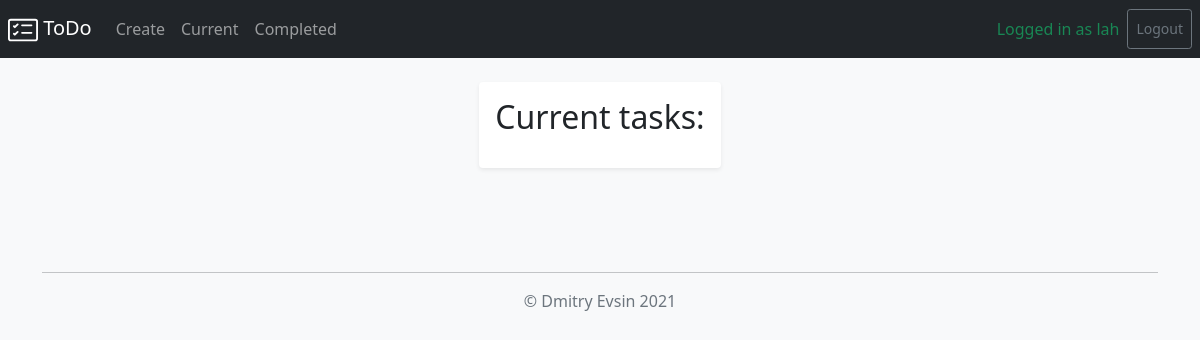
The page /curent/ (signed in) on the database as committed earlier.
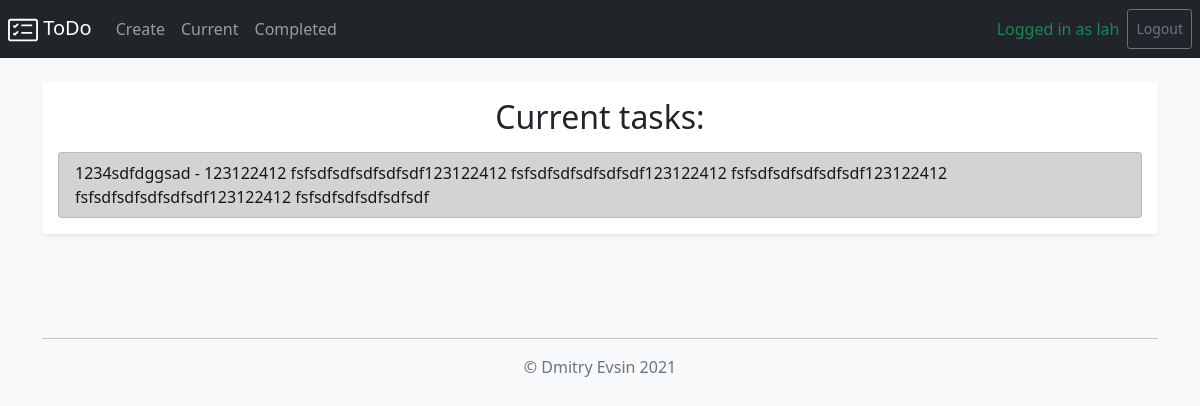
The same page on the database as committed later.
### todo/models.py (models this page shows, shortened)
class TodoTask(models.Model):
    title = models.CharField(max_length = 100)
    memo = models.TextField(blank = True)
    date_of_creation = models.DateTimeField(auto_now_add = True)
    date_of_completed = models.DateTimeField(null = True, blank=True)
    important = models.BooleanField(default = False)
    user = models.ForeignKey(User, on_delete = models.CASCADE)

### todo/views.py (the view)
# urls.py: path('curent/', views.currenttodo, name='currenttodo'),
@login_required
def currenttodo(request):
    todos = TodoTask.objects.filter(user=request.user, date_of_completed__isnull=True)
    return render(request, 'todo/currenttodo.html', {'todos':todos})

### todo/templates/todo/currenttodo.html
{%  extends 'todo/base.html'  %}
{%  block content  %}
<div class="container d-md-flex flex-md-equal w-100 justify-content-md-center mt-4">
  <div class="shadow-sm p-3 mb-5 bg-white rounded">
    <h2 class="text-center">Current tasks:</h2>
    <div class="list-group pt-2">
      {% for todo in todos %}
        {% if todo.important %}
        <a href="{% url 'viewtodo' todo.id %}" class="list-group-item list-group-item-action list-group-item-dark">
          {{ todo.title }}{% if todo.memo %} - {{ todo.memo }}{% endif %}
        </a>
        {% else %}
        <a href="{% url 'viewtodo' todo.id %}" class="list-group-item list-group-item-action">
          {{ todo.title }}{% if todo.memo %} - {{ todo.memo }}{% endif %}
        </a>
        {% endif %}
      {% endfor %}
    </div>
  </div>
</div>
{%  endblock  %}

### todo/templates/todo/base.html (shortened to what this page needs)
<head>
  {% load static %}
<body class="bg-light">
  <header class="site-header sticky-top">
    <nav class="navbar navbar-main navbar-expand-sm navbar-dark bg-dark">
      <a class="navbar-brand ms-2" href="{% url 'home' %}">
        ToDo
      </a>
      <div class="navbar-collapse" id="navbarNav">
{%  if user.is_authenticated  %}
<ul class="navbar-nav me-auto">
  <li class="nav-item">
    <a class="nav-link" href="{% url 'createtodo' %}">Create</a>
  </li>
  <li class="nav-item">
    <a class="nav-link" href="{% url 'currenttodo' %}">Current</a>
  </li>
  <li class="nav-item">
    <a class="nav-link" href="{% url 'completedtodos' %}">Completed</a>
  </li>
</ul>
<ul class="navbar-nav ms-auto">
  <li class="navbar-text text-success">
    Logged in as {{  user.username  }}
  </li>
<form class="d-flex mb-0 ps-2 me-2" action="{% url 'logoutuser' %}" method="post">
  <button class="btn btn-sm btn-outline-secondary" type="submit">Logout</button>
</form>
</ul>
{%  endif  %}
    </div>
  </nav>
</header>
{%  block content  %}{%  endblock  %}
</body>
<div class="container sticky-bottom">
  <footer class="py-3 my-4">
    <hr>
    <div class="nav justify-content-center pb-3 mb-3">
      <p class="text-center text-muted">© Dmitry Evsin 2021 </p>
    </div>
  </footer>
</div>
<link href="https://cdn.jsdelivr.net/npm/bootstrap@5.1.3/dist/css/bootstrap.min.css" rel="stylesheet">

Rows that differ between the two databases and show on the page:
added TodoTask: title "1234sdfdggsad", memo "123122412 fsfsdfsdfsdfsdfsdf123122412 fsfsdfsdfsdfsdfsdf123122412 fsfsdfsdfsdfsdfsdf123122412 fsfsdfsdfsdfsdfsdf123122412 fsfsdfsdfsdfsdfsdf"
